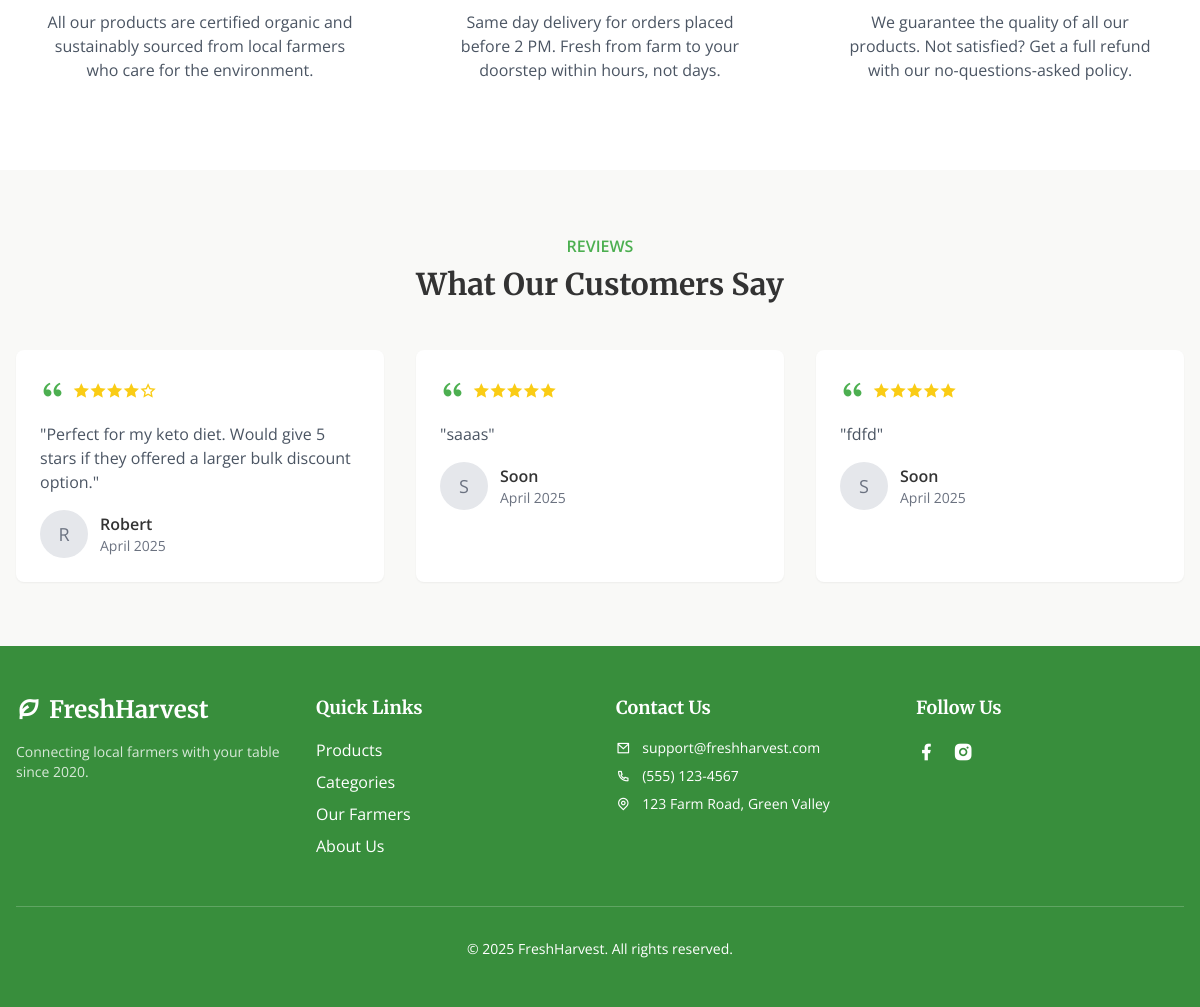
Before: / (lower part) with the older database file.
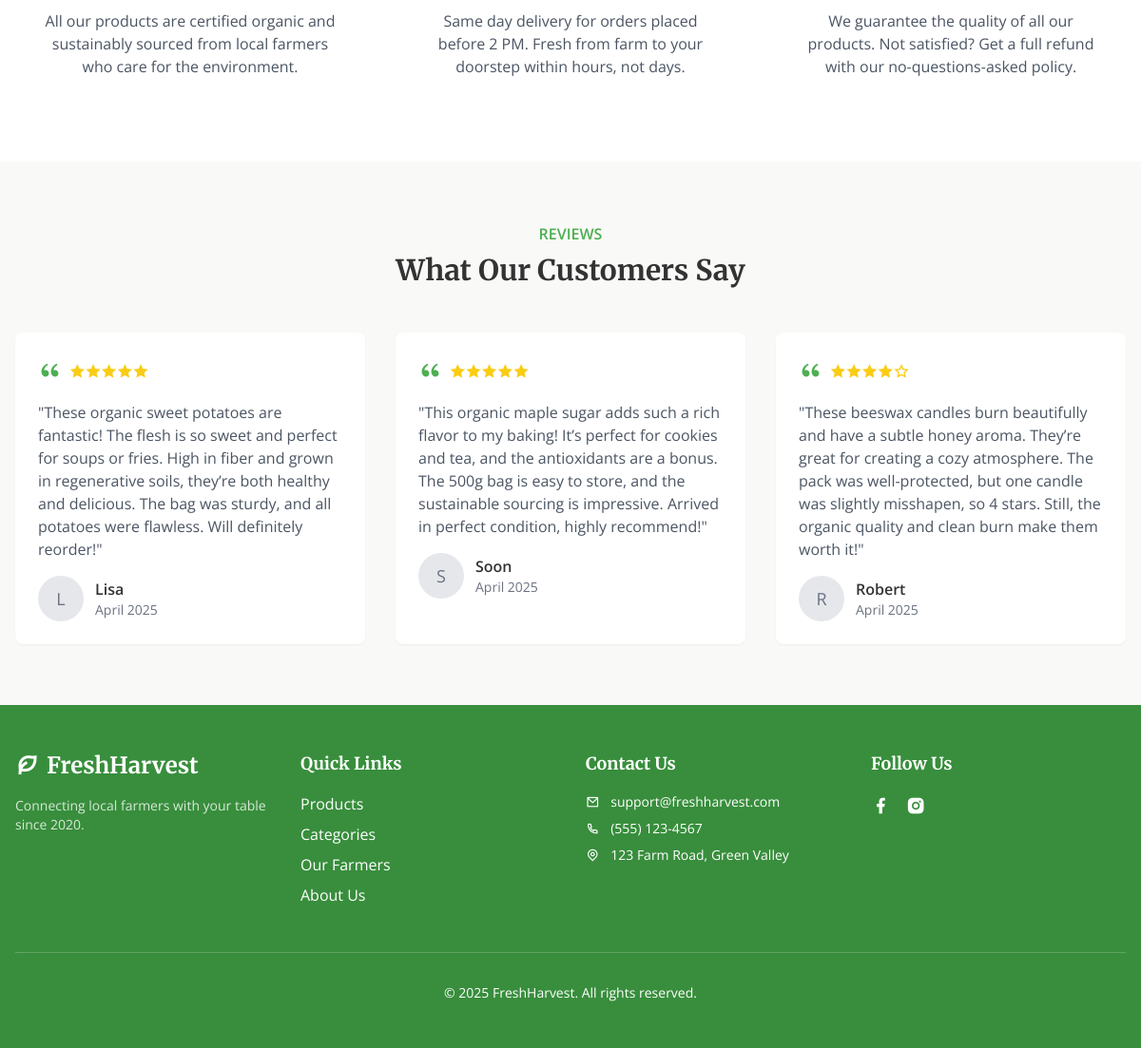
After: the same page with the newer database file.
### tables this page shows
CREATE TABLE `product_reviews` (
  `review_id` int NOT NULL AUTO_INCREMENT,
  `product_id` int NOT NULL,
  `customer_id` int NOT NULL,
  `order_id` int DEFAULT NULL COMMENT 'Verify purchase',
  `rating` tinyint(1) NOT NULL,
  `title` varchar(100) DEFAULT NULL,
  `comment` text,
  `review_date` datetime NOT NULL DEFAULT CURRENT_TIMESTAMP,
  `is_approved` tinyint(1) NOT NULL DEFAULT '0' COMMENT 'Moderation flag',
  PRIMARY KEY (`review_id`),
  KEY `product_id` (`product_id`),
  KEY `customer_id` (`customer_id`),
  KEY `order_id` (`order_id`),
  CONSTRAINT `product_reviews_chk_1` CHECK ((`rating` between 1 and 5))
);

CREATE TABLE `users` (
  `user_id` int NOT NULL AUTO_INCREMENT,
  `username` varchar(50) NOT NULL,
  `password_hash` varchar(255) NOT NULL COMMENT 'Use password_hash() in PHP',
  `email` varchar(255) DEFAULT NULL,
  `role` enum('admin','vendor','customer','staff') NOT NULL,
  `phone` varchar(15) DEFAULT NULL,
  `reset_otp` varchar(6) DEFAULT NULL,
  `otp_expiry` datetime DEFAULT NULL,
  PRIMARY KEY (`user_id`),
  UNIQUE KEY `username` (`username`),
  UNIQUE KEY `email` (`email`)
);

### index.php (the view, shortened to what this page needs)
<!DOCTYPE html>
<html lang="en">
<head>
    <link rel="stylesheet" href="style.css">
    <script src="https://cdn.tailwindcss.com/3.4.16"></script>
    <link href="https://cdnjs.cloudflare.com/ajax/libs/remixicon/4.6.0/remixicon.min.css" rel="stylesheet">
</head>
<body class="bg-natural-light min-h-screen font-body">
    <?php include 'db_connect.php'; ?>
    <main class="pt-20">
        <section class="py-16 bg-white">
            <div class="max-w-7xl mx-auto px-4">
                <div class="grid grid-cols-1 md:grid-cols-3 gap-8">
                    <div class="feature-card text-center p-6 rounded-lg hover:bg-natural-light transition-colors">
                        <p class="text-gray-600">All our products are certified organic and sustainably sourced from
                            local farmers who care for the environment.</p>
                    </div>
                    <div class="feature-card text-center p-6 rounded-lg hover:bg-natural-light transition-colors">
                        <p class="text-gray-600">Same day delivery for orders placed before 2 PM. Fresh from farm to
                            your doorstep within hours, not days.</p>
                    </div>
                    <div class="feature-card text-center p-6 rounded-lg hover:bg-natural-light transition-colors">
                        <p class="text-gray-600">We guarantee the quality of all our products. Not satisfied? Get a full
                            refund with our no-questions-asked policy.</p>
                    </div>
                </div>
            </div>
        </section>
        <section class="py-16 bg-natural-light">
            <div class="max-w-7xl mx-auto px-4">
                <div class="text-center mb-12">
                    <span class="inline-block text-primary font-semibold mb-2">REVIEWS</span>
                    <h2 class="text-3xl font-heading font-bold">What Our Customers Say</h2>
                </div>
                <div class="grid grid-cols-1 md:grid-cols-3 gap-8">
                    <?php
                    $stmt = $pdo->query("
                SELECT pr.*, u.username
                FROM product_reviews pr
                JOIN users u ON pr.customer_id = u.user_id
                WHERE pr.is_approved = 1
                ORDER BY pr.review_date DESC
                LIMIT 3
            ");
                    if ($stmt->rowCount() > 0) {
                        while ($review = $stmt->fetch(PDO::FETCH_ASSOC)) {
                            $stars = str_repeat('<i class="ri-star-fill"></i>', $review['rating']);
                            if ($review['rating'] < 5) {
                                $stars .= str_repeat('<i class="ri-star-line"></i>', 5 - $review['rating']);
                            }
                            $usernameParts = explode('_', $review['username']);
                            $firstName = ucfirst($usernameParts[0]);
                            ?>
                            <div class="bg-white p-6 rounded-lg shadow-sm hover:shadow-md transition-all">
                                <div class="flex items-center mb-4">
                                    <i class="ri-double-quotes-l text-2xl text-primary mr-2"></i>
                                    <div class="flex text-yellow-400">
                                        <?php echo $stars; ?>
                                    </div>
                                </div>
                                <p class="text-gray-600 mb-4">"<?php echo htmlspecialchars($review['comment']); ?>"</p>
                                <div class="flex items-center">
                                    <div class="w-12 h-12 bg-gray-200 rounded-full mr-3 flex items-center justify-center">
                                        <span
                                            class="text-gray-500 text-lg"><?php echo strtoupper(substr($firstName, 0, 1)); ?></span>
                                    </div>
                                    <div>
                                        <p class="font-semibold"><?php echo $firstName; ?></p>
                                        <p class="text-sm text-gray-500">
                                            <?php echo date('F Y', strtotime($review['review_date'])); ?>
                                        </p>
                                    </div>
                                </div>
                            </div>
                        <?php }
                    } ?>
                </div>
            </div>
        </section>
        <footer class="bg-primary-dark text-white py-12">
            <div class="max-w-7xl mx-auto px-4">
                <div class="grid grid-cols-1 md:grid-cols-4 gap-8">
                    <div>
                        <a href="index.php" class="text-2xl font-heading font-bold flex items-center mb-4">
                            <i class="ri-leaf-line mr-2 text-primary-light"></i>
                            FreshHarvest
                        </a>
                        <p class="text-sm opacity-80">Connecting local farmers with your table since 2020.</p>
                    </div>
                    <div>
                        <h5 class="font-heading font-bold text-lg mb-4">Quick Links</h5>
                        <ul class="space-y-2">
                            <li><a href="products.php" class="hover:text-primary-light transition-colors">Products</a>
                            </li>
                            <li><a href="categories.php"
                                    class="hover:text-primary-light transition-colors">Categories</a>
                            </li>
                            <li><a href="farmers.php" class="hover:text-primary-light transition-colors">Our Farmers</a>
                            </li>
                            <li><a href="about.php" class="hover:text-primary-light transition-colors">About Us</a></li>
                        </ul>
                    </div>
                    <div>
                        <h5 class="font-heading font-bold text-lg mb-4">Contact Us</h5>
                        <ul class="space-y-2 text-sm">
                            <li><i class="ri-mail-line mr-2"></i> support@freshharvest.com</li>
                            <li><i class="ri-phone-line mr-2"></i> (555) 123-4567</li>
                            <li><i class="ri-map-pin-line mr-2"></i> 123 Farm Road, Green Valley</li>
                        </ul>
                    </div>
                    <div>
                        <h5 class="font-heading font-bold text-lg mb-4">Follow Us</h5>
                        <div class="flex space-x-4">
                            <a href="https://web.facebook.com/INTI.edu/?locale=ms_MY&_rdc=1&_rdr#"
                                class="hover:text-primary-light transition-colors"><i
                                    class="ri-facebook-fill text-xl"></i></a>
                            <a href="https://web.facebook.com/INTI.edu/?locale=ms_MY&_rdc=1&_rdr#"
                                class="hover:text-primary-light transition-colors"><i
                                    class="ri-instagram-fill text-xl"></i></a>
                        </div>
                    </div>
                </div>
                <div class="mt-12 pt-8 border-t border-white border-opacity-20 text-center">
                    <p class="text-sm">© 2025 FreshHarvest. All rights reserved.</p>
                </div>
            </div>
        </footer>
</body>
</html>

### style.css (style rules this page uses)
:root { --primary: #4CAF50; --primary-light: #81C784; --primary-dark: #388E3C; --secondary: #FF9800; --secondary-dark: #F57C00; --accent: #FF5722; --natural-light: #F9F9F7; }
body { font-family: 'Open Sans', sans-serif; color: #333; line-height: 1.6; background-color: var(--natural-light); margin: 0; padding: 0; }
.font-heading { font-family: 'Merriweather', serif; }
h1, h2, h3, h4, h5, h6 { margin-top: 0; margin-bottom: 0.5em; }
.max-w-7xl { max-width: 80rem; margin-left: auto; margin-right: auto; }
.px-4 { padding-left: 1rem; padding-right: 1rem; }
.feature-card { text-align: center; padding: 1.5rem; border-radius: 0.5rem; transition: all 0.3s ease; }
footer { background-color: var(--primary-dark); color: white; padding: 3rem 0; }
.text-center { text-align: center; }
.text-primary { color: var(--primary); }
.text-white { color: white; }
.bg-white { background-color: white; }
.py-16 { padding-top: 4rem; padding-bottom: 4rem; }
.mb-12 { margin-bottom: 3rem; }
.items-center { align-items: center; }
section { padding: 4rem 0; }

Changed rows visible on the page:
no longer on this page (row edited): product_reviews: rating 4 (drawn), comment "Perfect for my keto diet. Would give 5 stars if they offered a larger bulk discount option.", users.username "R", users.username "Robert", review_date "April 2025"
removed product_reviews: rating 5 (drawn), comment "saaas", users.username "S", users.username "Soon", review_date "April 2025"
removed product_reviews: rating 5 (drawn), comment "fdfd", users.username "S", users.username "Soon", review_date "April 2025"
added product_reviews: rating 5 (drawn), comment "These organic sweet potatoes are fantastic! The flesh is so sweet and perfect for soups or fries. High in fiber and grown in regenerative soils, they’re both healthy and delicious. The bag was sturdy, and all potatoes were flawless. Will definitely reorder!", users.username "L", users.username "Lisa", review_date "April 2025"
added product_reviews: rating 5 (drawn), comment "This organic maple sugar adds such a rich flavor to my baking! It’s perfect for cookies and tea, and the antioxidants are a bonus. The 500g bag is easy to store, and the sustainable sourcing is impressive. Arrived in perfect condition, highly recommend!", users.username "S", users.username "Soon", review_date "April 2025"
added product_reviews: rating 4 (drawn), comment "These beeswax candles burn beautifully and have a subtle honey aroma. They’re great for creating a cozy atmosphere. The pack was well-protected, but one candle was slightly misshapen, so 4 stars. Still, the organic quality and clean burn make them worth it!", users.username "R", users.username "Robert", review_date "April 2025"
